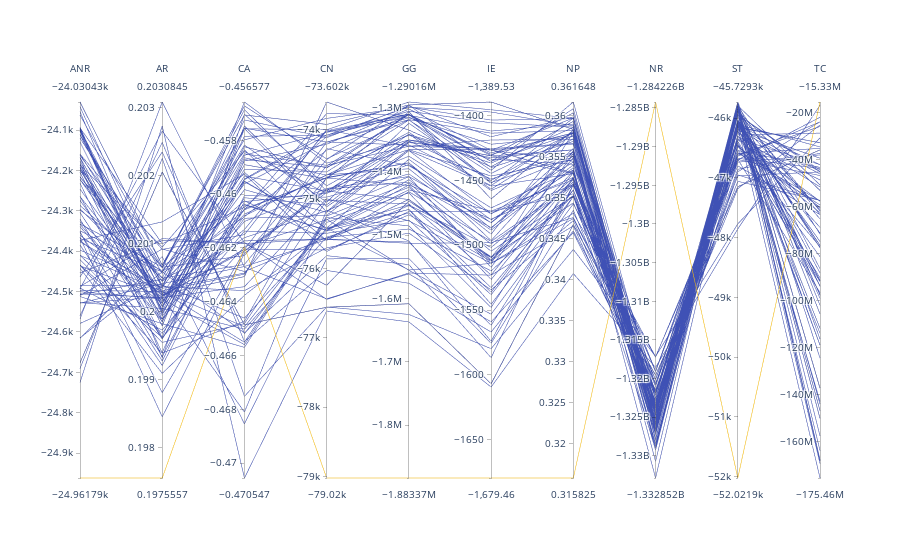

Notebook code for this chart:
### Code cell
from ex_utils.share import draw_and_measure

pivots_rate = 1
pivots = 50
iterations = 100
eps = 0.1

eg_drawing = Drawing.initial_placement(eg_graph)

start = perf_counter()
pos, quatliy_metrics = draw_and_measure(
    pivots=pivots,
    iterations=iterations,
    eps=eps,
    eg_graph=eg_graph,
    eg_indices=eg_indices,
    eg_drawing=eg_drawing,
    edge_weight=EDGE_WEIGHT,
    seed=0,
    n_nodes=n_nodes,
    n_edges=n_nodes,
    eg_distance_matrix=eg_distance_matrix,
)
end = perf_counter()
fig, ax = plt.subplots(dpi=300, facecolor="white")
ax.set_aspect("equal")

ax.set_title(
    f"""{d_name} pivots={pivots},iter={iterations},eps={round(eps, 4)}
best_n={len(best_trials)},asc_index_total={t['order_sum']}
{end - start}
"""
)
#     {'''
# '''.join([f'{qm_name}={t[f"{qm_name}_asc_order"]}' for qm_name in qm_names])}
print(t)

nx.draw(
    nx_graph,
    pos=pos,
    node_size=5,
    node_color="#AB47BC",
    edge_color="#CFD8DC",
    ax=ax,
)

plt.show()

import plotly.graph_objects as go
nb = len(best_trials)
print(nb)
bdf = pd.DataFrame(best_trials[:nb//2])
bdf['type'] = 0
edf = pd.DataFrame([quatliy_metrics])
edf['type'] = 1
df = pd.concat([bdf,edf])
dimensions = [
        dict(
            label=qm_name_abbreviations[qm_name],
            values=df[qm_name],
        )
        for qm_name in qm_names
    ]

fig = go.Figure(
        data=go.Parcoords(
            line=dict(
                color=df["type"],
                colorscale=[[0, "#3F51B5"], [1, "#FFC107"]],
                # colorscale=[[0, "#3F51B5"], [1, "yellow"]],
            ),
            dimensions=list(dimensions),
        )
    )

fig.show()
